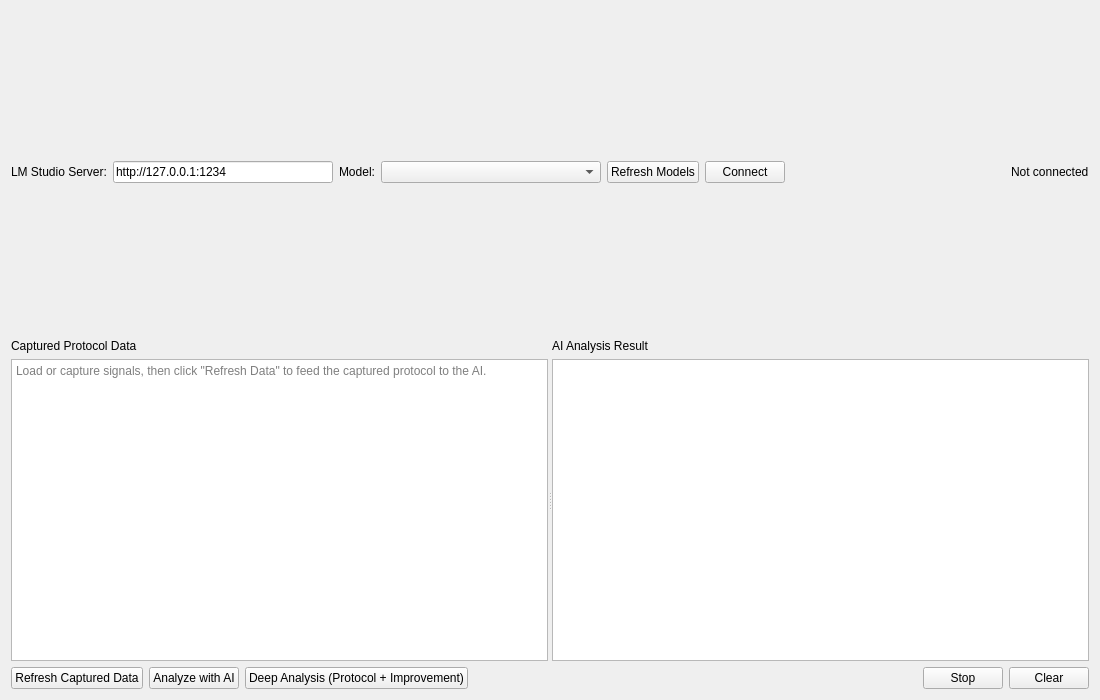
<?xml version="1.0" encoding="UTF-8"?>
<ui version="4.0">
 <class>AIAnalysisTab</class>
 <widget class="QWidget" name="AIAnalysisTab">
  <property name="geometry">
   <rect>
    <x>0</x>
    <y>0</y>
    <width>1100</width>
    <height>700</height>
   </rect>
  </property>
  <property name="windowTitle">
   <string>AI Analysis</string>
  </property>
  <layout class="QVBoxLayout" name="verticalLayout">
   <item>
    <layout class="QHBoxLayout" name="connectionLayout">
     <item>
      <widget class="QLabel" name="labelServer">
       <property name="text">
        <string>LM Studio Server:</string>
       </property>
      </widget>
     </item>
     <item>
      <widget class="QLineEdit" name="lnEdtServer">
       <property name="text">
        <string>http://127.0.0.1:1234</string>
       </property>
       <property name="placeholderText">
        <string>http://127.0.0.1:1234</string>
       </property>
      </widget>
     </item>
     <item>
      <widget class="QLabel" name="labelModel">
       <property name="text">
        <string>Model:</string>
       </property>
      </widget>
     </item>
     <item>
      <widget class="QComboBox" name="cbModel">
       <property name="minimumSize">
        <size>
         <width>220</width>
         <height>0</height>
        </size>
       </property>
      </widget>
     </item>
     <item>
      <widget class="QPushButton" name="btnRefreshModels">
       <property name="text">
        <string>Refresh Models</string>
       </property>
      </widget>
     </item>
     <item>
      <widget class="QPushButton" name="btnConnect">
       <property name="text">
        <string>Connect</string>
       </property>
      </widget>
     </item>
     <item>
      <spacer name="horizontalSpacer">
       <property name="orientation">
        <enum>Qt::Horizontal</enum>
       </property>
       <property name="sizeHint" stdset="0">
        <size>
         <width>40</width>
         <height>20</height>
        </size>
       </property>
      </spacer>
     </item>
     <item>
      <widget class="QLabel" name="lblStatus">
       <property name="text">
        <string>Not connected</string>
       </property>
      </widget>
     </item>
    </layout>
   </item>
   <item>
    <widget class="QSplitter" name="splitter">
     <property name="orientation">
      <enum>Qt::Horizontal</enum>
     </property>
     <widget class="QWidget" name="layoutWidgetCaptured">
      <layout class="QVBoxLayout" name="verticalLayoutCaptured">
       <item>
        <widget class="QLabel" name="labelCaptured">
         <property name="text">
          <string>Captured Protocol Data</string>
         </property>
        </widget>
       </item>
       <item>
        <widget class="QPlainTextEdit" name="txtCapturedData">
         <property name="readOnly">
          <bool>true</bool>
         </property>
         <property name="placeholderText">
          <string>Load or capture signals, then click "Refresh Data" to feed the captured protocol to the AI.</string>
         </property>
        </widget>
       </item>
      </layout>
     </widget>
     <widget class="QWidget" name="layoutWidgetResult">
      <layout class="QVBoxLayout" name="verticalLayoutResult">
       <item>
        <widget class="QLabel" name="labelResult">
         <property name="text">
          <string>AI Analysis Result</string>
         </property>
        </widget>
       </item>
       <item>
        <widget class="QTextBrowser" name="txtResult"/>
       </item>
      </layout>
     </widget>
    </widget>
   </item>
   <item>
    <layout class="QHBoxLayout" name="buttonLayout">
     <item>
      <widget class="QPushButton" name="btnRefreshData">
       <property name="text">
        <string>Refresh Captured Data</string>
       </property>
      </widget>
     </item>
     <item>
      <widget class="QPushButton" name="btnAnalyze">
       <property name="text">
        <string>Analyze with AI</string>
       </property>
      </widget>
     </item>
     <item>
      <widget class="QPushButton" name="btnAnalyzeDeep">
       <property name="text">
        <string>Deep Analysis (Protocol + Improvement)</string>
       </property>
      </widget>
     </item>
     <item>
      <spacer name="horizontalSpacer_2">
       <property name="orientation">
        <enum>Qt::Horizontal</enum>
       </property>
       <property name="sizeHint" stdset="0">
        <size>
         <width>40</width>
         <height>20</height>
        </size>
       </property>
      </spacer>
     </item>
     <item>
      <widget class="QPushButton" name="btnStop">
       <property name="text">
        <string>Stop</string>
       </property>
      </widget>
     </item>
     <item>
      <widget class="QPushButton" name="btnClear">
       <property name="text">
        <string>Clear</string>
       </property>
      </widget>
     </item>
    </layout>
   </item>
  </layout>
 </widget>
 <resources/>
 <connections/>
</ui>
